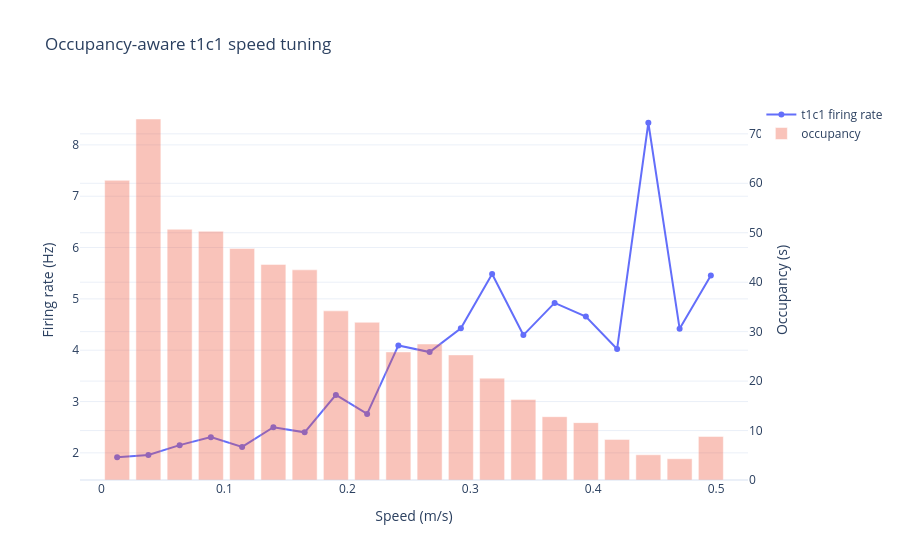

The cell this chart's notebook holds for it:
### Markdown cell above
## 12. Plotly visualization

This output is a real Plotly figure backed by the committed speed-tuning and
occupancy arrays. It includes units, legend labels, hover data, and a text
summary in the website. The notebook stores Plotly's deterministic MIME bundle,
not a screenshot.

### Code cell
import plotly.graph_objects as go
from IPython.display import display

figure = go.Figure()
figure.add_trace(go.Scatter(
    x=public["derived"]["tuning"]["bins"],
    y=public["derived"]["tuning"]["rate"],
    mode="lines+markers",
    name="t1c1 firing rate",
))
figure.add_trace(go.Bar(
    x=public["derived"]["tuning"]["bins"],
    y=public["derived"]["tuning"]["occupancy"],
    name="occupancy",
    yaxis="y2",
    opacity=0.35,
))
figure.update_layout(
    title="Occupancy-aware t1c1 speed tuning",
    xaxis_title="Speed (m/s)",
    yaxis_title="Firing rate (Hz)",
    yaxis2={"title": "Occupancy (s)", "overlaying": "y", "side": "right"},
    template="plotly_white",
)
display({"application/vnd.plotly.v1+json": figure.to_plotly_json()}, raw=True)
print(public["accessibleSummaries"]["tuning"])

### Figure 1 — Plotly figure (JSON) as saved in the notebook; plotly's stock layout.template omitted (floating-point values rounded to 4 significant figures)
{"data": [{"mode": "lines+markers", "name": "t1c1 firing rate", "type": "scatter", "x": [0.01271, 0.03813, 0.06355, 0.08897, 0.1144, 0.1398, 0.1652, 0.1907, 0.2161, 0.2415, 0.2669, 0.2923, 0.3178, 0.3432, 0.3686, 0.394, 0.4194, 0.4449, 0.4703, 0.4957], "y": [1.914, 1.959, 2.15, 2.306, 2.115, 2.5, 2.4, 3.129, 2.759, 4.093, 3.964, 4.427, 5.485, 4.294, 4.922, 4.655, 4.024, 8.431, 4.419, 5.455]}, {"name": "occupancy", "opacity": 0.35, "type": "bar", "x": [0.01271, 0.03813, 0.06355, 0.08897, 0.1144, 0.1398, 0.1652, 0.1907, 0.2161, 0.2415, 0.2669, 0.2923, 0.3178, 0.3432, 0.3686, 0.394, 0.4194, 0.4449, 0.4703, 0.4957], "y": [60.6, 73.0, 50.7, 50.3, 46.8, 43.6, 42.5, 34.2, 31.9, 25.9, 27.5, 25.3, 20.6, 16.3, 12.8, 11.6, 8.2, 5.1, 4.3, 8.8], "yaxis": "y2"}], "layout": {"title": {"text": "Occupancy-aware t1c1 speed tuning"}, "xaxis": {"title": {"text": "Speed (m/s)"}}, "yaxis": {"title": {"text": "Firing rate (Hz)"}}, "yaxis2": {"overlaying": "y", "side": "right", "title": {"text": "Occupancy (s)"}}}}
